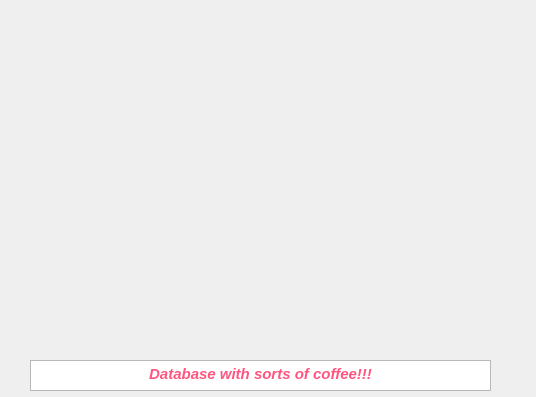
<?xml version="1.0" encoding="UTF-8"?>
<ui version="4.0">
 <class>Form</class>
 <widget class="QWidget" name="Form">
  <property name="geometry">
   <rect>
    <x>0</x>
    <y>0</y>
    <width>536</width>
    <height>397</height>
   </rect>
  </property>
  <property name="windowTitle">
   <string>Form</string>
  </property>
  <widget class="QTextEdit" name="textEdit">
   <property name="geometry">
    <rect>
     <x>30</x>
     <y>360</y>
     <width>461</width>
     <height>31</height>
    </rect>
   </property>
   <property name="html">
    <string>&lt;!DOCTYPE HTML PUBLIC &quot;-//W3C//DTD HTML 4.0//EN&quot; &quot;http://www.w3.org/TR/REC-html40/strict.dtd&quot;&gt;
&lt;html&gt;&lt;head&gt;&lt;meta name=&quot;qrichtext&quot; content=&quot;1&quot; /&gt;&lt;style type=&quot;text/css&quot;&gt;
p, li { white-space: pre-wrap; }
&lt;/style&gt;&lt;/head&gt;&lt;body style=&quot; font-family:'MS Shell Dlg 2'; font-size:8.25pt; font-weight:400; font-style:normal;&quot;&gt;
&lt;p align=&quot;center&quot; style=&quot; margin-top:0px; margin-bottom:0px; margin-left:0px; margin-right:0px; -qt-block-indent:0; text-indent:0px;&quot;&gt;&lt;span style=&quot; font-size:11pt; font-weight:600; font-style:italic; color:#ff557f;&quot;&gt;Database with sorts of coffee!!!&lt;/span&gt;&lt;/p&gt;&lt;/body&gt;&lt;/html&gt;</string>
   </property>
  </widget>
 </widget>
 <resources/>
 <connections/>
</ui>
